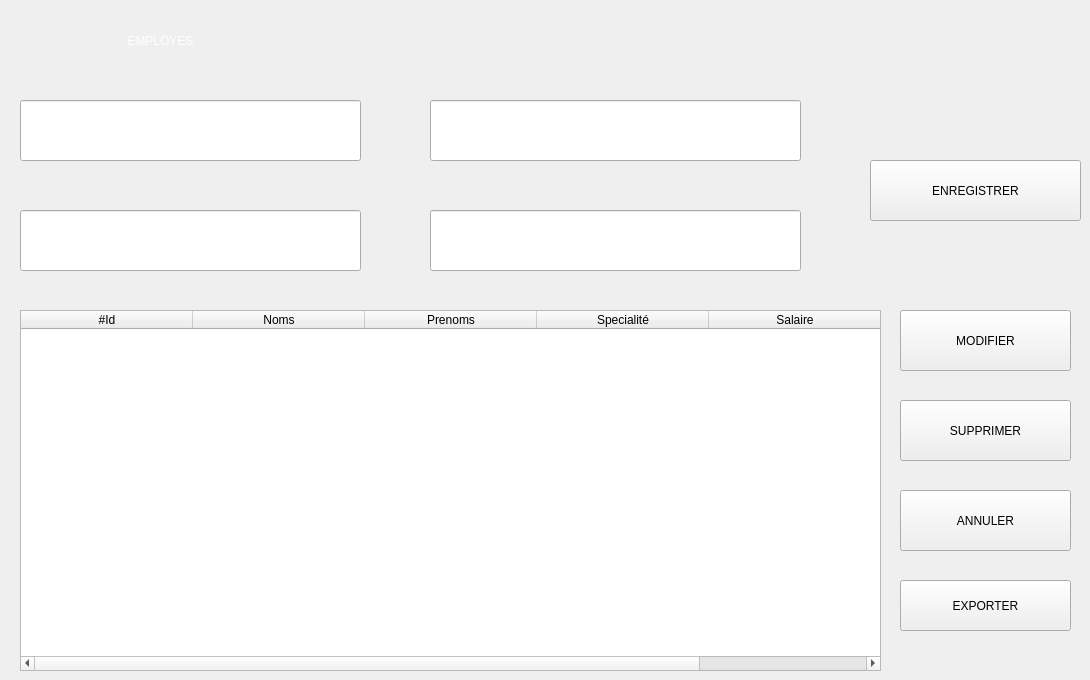
    <widget class="QWidget" name="page_2">
     <widget class="QTableWidget" name="table">
      <property name="geometry">
       <rect>
        <x>20</x>
        <y>310</y>
        <width>861</width>
        <height>361</height>
       </rect>
      </property>
      <property name="styleSheet">
       <string notr="true">color:black</string>
      </property>
      <property name="sizeAdjustPolicy">
       <enum>QAbstractScrollArea::AdjustIgnored</enum>
      </property>
      <property name="editTriggers">
       <set>QAbstractItemView::AnyKeyPressed|QAbstractItemView::DoubleClicked|QAbstractItemView::EditKeyPressed|QAbstractItemView::SelectedClicked</set>
      </property>
      <property name="tabKeyNavigation">
       <bool>true</bool>
      </property>
      <attribute name="horizontalHeaderDefaultSectionSize">
       <number>172</number>
      </attribute>
      <attribute name="horizontalHeaderHighlightSections">
       <bool>false</bool>
      </attribute>
      <attribute name="horizontalHeaderMinimumSectionSize">
       <number>39</number>
      </attribute>
      <attribute name="verticalHeaderDefaultSectionSize">
       <number>40</number>
      </attribute>
      <column>
       <property name="text">
        <string>#Id</string>
       </property>
      </column>
      <column>
       <property name="text">
        <string>Noms</string>
       </property>
      </column>
      <column>
       <property name="text">
        <string>Prenoms</string>
       </property>
      </column>
      <column>
       <property name="text">
        <string>Specialité</string>
       </property>
      </column>
      <column>
       <property name="text">
        <string>Salaire</string>
       </property>
      </column>
     </widget>
     <widget class="QLabel" name="label_32">
      <property name="geometry">
       <rect>
        <x>80</x>
        <y>20</y>
        <width>161</width>
        <height>41</height>
       </rect>
      </property>
      <property name="styleSheet">
       <string notr="true">color: rgb(255, 255, 255);

font: 75 16pt &quot;Palatino Linotype&quot;;</string>
      </property>
      <property name="text">
       <string>EMPLOYES</string>
      </property>
      <property name="alignment">
       <set>Qt::AlignCenter</set>
      </property>
     </widget>
     <widget class="QLineEdit" name="nom">
      <property name="geometry">
       <rect>
        <x>20</x>
        <y>100</y>
        <width>341</width>
        <height>61</height>
       </rect>
      </property>
      <property name="styleSheet">
       <string notr="true">font: 14pt &quot;MS Shell Dlg 2&quot;;
color: rgb(255, 255, 255);</string>
      </property>
      <property name="placeholderText">
       <string>Nom</string>
      </property>
      <property name="clearButtonEnabled">
       <bool>true</bool>
      </property>
     </widget>
     <widget class="QLineEdit" name="prenoms">
      <property name="geometry">
       <rect>
        <x>430</x>
        <y>100</y>
        <width>371</width>
        <height>61</height>
       </rect>
      </property>
      <property name="styleSheet">
       <string notr="true">font: 14pt &quot;MS Shell Dlg 2&quot;;
color: rgb(255, 255, 255);</string>
      </property>
      <property name="placeholderText">
       <string>Prenom</string>
      </property>
      <property name="clearButtonEnabled">
       <bool>true</bool>
      </property>
     </widget>
     <widget class="QLineEdit" name="specialite">
      <property name="geometry">
       <rect>
        <x>20</x>
        <y>210</y>
        <width>341</width>
        <height>61</height>
       </rect>
      </property>
      <property name="styleSheet">
       <string notr="true">font: 14pt &quot;MS Shell Dlg 2&quot;;
color: rgb(255, 255, 255);</string>
      </property>
      <property name="placeholderText">
       <string>Specialité</string>
      </property>
      <property name="clearButtonEnabled">
       <bool>true</bool>
      </property>
     </widget>
     <widget class="QPushButton" name="enreg">
      <property name="geometry">
       <rect>
        <x>870</x>
        <y>160</y>
        <width>211</width>
        <height>61</height>
       </rect>
      </property>
      <property name="cursor">
       <cursorShape>PointingHandCursor</cursorShape>
      </property>
      <property name="layoutDirection">
       <enum>Qt::LeftToRight</enum>
      </property>
      <property name="styleSheet">
       <string notr="true">font: 14pt &quot;MS Shell Dlg 2&quot;;
color: rgb(255, 255, 255);
border:1px solid rgb(255, 85, 0);
background-color:rgb(255, 85, 0);
/*border-radius:20%;</string>
      </property>
      <property name="text">
       <string>ENREGISTRER</string>
      </property>
     </widget>
     <widget class="QPushButton" name="suprimer">
      <property name="geometry">
       <rect>
        <x>900</x>
        <y>400</y>
        <width>171</width>
        <height>61</height>
       </rect>
      </property>
      <property name="cursor">
       <cursorShape>PointingHandCursor</cursorShape>
      </property>
      <property name="layoutDirection">
       <enum>Qt::LeftToRight</enum>
      </property>
      <property name="styleSheet">
       <string notr="true">font: 14pt &quot;MS Shell Dlg 2&quot;;
color: rgb(255, 255, 255);
border:1px solid rgb(163, 163, 163);

background-color:rgb(163, 163, 163);
/*border-radius:20%;</string>
      </property>
      <property name="text">
       <string>SUPPRIMER</string>
      </property>
     </widget>
     <widget class="QPushButton" name="annuler">
      <property name="geometry">
       <rect>
        <x>900</x>
        <y>490</y>
        <width>171</width>
        <height>61</height>
       </rect>
      </property>
      <property name="cursor">
       <cursorShape>PointingHandCursor</cursorShape>
      </property>
      <property name="layoutDirection">
       <enum>Qt::LeftToRight</enum>
      </property>
      <property name="styleSheet">
       <string notr="true">font: 14pt &quot;MS Shell Dlg 2&quot;;
color: rgb(255, 255, 255);
border:1px solid rgb(163, 163, 163);
background-color: rgb(163, 163, 163);
/*border-radius:20%;</string>
      </property>
      <property name="text">
       <string>ANNULER</string>
      </property>
     </widget>
     <widget class="QPushButton" name="modifier">
      <property name="geometry">
       <rect>
        <x>900</x>
        <y>310</y>
        <width>171</width>
        <height>61</height>
       </rect>
      </property>
      <property name="cursor">
       <cursorShape>PointingHandCursor</cursorShape>
      </property>
      <property name="layoutDirection">
       <enum>Qt::LeftToRight</enum>
      </property>
      <property name="styleSheet">
       <string notr="true">font: 14pt &quot;MS Shell Dlg 2&quot;;
color: rgb(255, 255, 255);
border:1px solid rgb(163, 163, 163);
background-color: rgb(163, 163, 163);
/*background-color:rgb(255, 85, 0);
/*border-radius:20%;</string>
      </property>
      <property name="text">
       <string>MODIFIER</string>
      </property>
     </widget>
     <widget class="QLineEdit" name="salaire">
      <property name="geometry">
       <rect>
        <x>430</x>
        <y>210</y>
        <width>371</width>
        <height>61</height>
       </rect>
      </property>
      <property name="styleSheet">
       <string notr="true">font: 14pt &quot;MS Shell Dlg 2&quot;;
color: rgb(255, 255, 255);</string>
      </property>
      <property name="placeholderText">
       <string>Salaire</string>
      </property>
      <property name="clearButtonEnabled">
       <bool>true</bool>
      </property>
     </widget>
     <widget class="QPushButton" name="exporter">
      <property name="geometry">
       <rect>
        <x>900</x>
        <y>580</y>
        <width>171</width>
        <height>51</height>
       </rect>
      </property>
      <property name="cursor">
       <cursorShape>PointingHandCursor</cursorShape>
      </property>
      <property name="layoutDirection">
       <enum>Qt::LeftToRight</enum>
      </property>
      <property name="styleSheet">
       <string notr="true">font: 14pt &quot;MS Shell Dlg 2&quot;;

color: rgb(255, 255, 255);
border:1px solid rgb(163, 163, 163);
background-color:rgb(255, 85, 0);
border:none;
/*border-radius:20%;</string>
      </property>
      <property name="text">
       <string>EXPORTER</string>
      </property>
     </widget>
    </widget>
